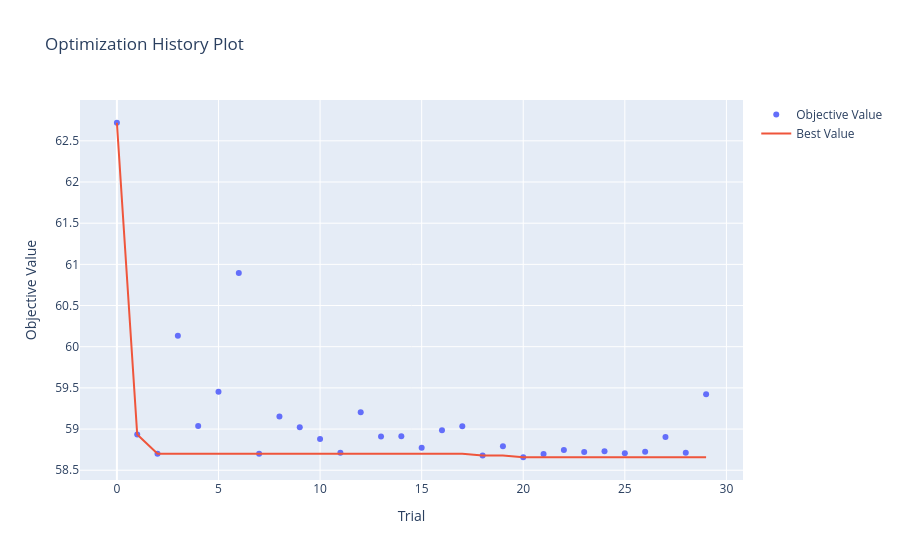

Write notebook code for a chart like this one.
### Code cell
plot_optimization_history(study)

### Figure 1 — Plotly figure (JSON) as saved in the notebook; plotly's stock layout.template omitted (floating-point values rounded to 4 significant figures)
{"data": [{"mode": "markers", "name": "Objective Value", "type": "scatter", "x": [0, 1, 2, 3, 4, 5, 6, 7, 8, 9, 10, 11, 12, 13, 14, 15, 16, 17, 18, 19, 20, 21, 22, 23, 24, 25, 26, 27, 28, 29], "y": [62.72, 58.93, 58.7, 60.13, 59.04, 59.45, 60.89, 58.7, 59.15, 59.02, 58.88, 58.71, 59.2, 58.91, 58.91, 58.77, 58.99, 59.03, 58.68, 58.79, 58.66, 58.7, 58.74, 58.72, 58.73, 58.71, 58.73, 58.9, 58.71, 59.42]}, {"mode": "lines", "name": "Best Value", "type": "scatter", "x": [0, 1, 2, 3, 4, 5, 6, 7, 8, 9, 10, 11, 12, 13, 14, 15, 16, 17, 18, 19, 20, 21, 22, 23, 24, 25, 26, 27, 28, 29], "y": [62.72, 58.93, 58.7, 58.7, 58.7, 58.7, 58.7, 58.7, 58.7, 58.7, 58.7, 58.7, 58.7, 58.7, 58.7, 58.7, 58.7, 58.7, 58.68, 58.68, 58.66, 58.66, 58.66, 58.66, 58.66, 58.66, 58.66, 58.66, 58.66, 58.66]}, {"marker": {"color": "#cccccc"}, "mode": "markers", "name": "Infeasible Trial", "showlegend": false, "type": "scatter", "x": [], "y": []}], "layout": {"title": {"text": "Optimization History Plot"}, "xaxis": {"title": {"text": "Trial"}}, "yaxis": {"title": {"text": "Objective Value"}}}}
